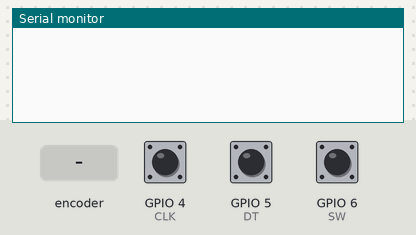
Recording of a sketch running on a simulated ESP32-S3. Shown: the last lines printed to the serial monitor. Inputs (shaded band) come from the test bench; at power-on: GPIO 6 (SW) HIGH, GPIO 4 (CLK) HIGH, GPIO 5 (DT) HIGH.

Above: at 1.7 s.
1.8 s: rotary encoder on GPIO 4 (CLK) / GPIO 5 (DT) turned 1 step (first pin leading)
At 2.7 s:
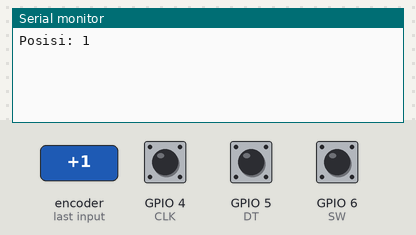
3.5 s: GPIO 6 (SW) pulled LOW for 0.15 s
At 4.0 s:
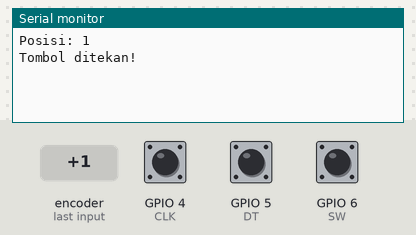
5.1 s: rotary encoder on GPIO 4 (CLK) / GPIO 5 (DT) turned 1 step (first pin leading)
At 6.4 s:
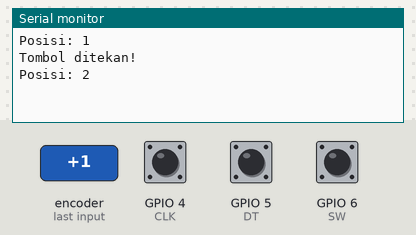

Measured:
- after the input at 1.8 s, the serial monitor: prints a new line at once (image 1)
- after the input at 3.5 s, the serial monitor: prints a new line at once (image 2)
- after the input at 5.1 s, the serial monitor: prints a new line at once (image 3)

The sketch:

sketch.ino
```cpp
#include <Arduino.h>

#define CLK 4
#define DT  5
#define SW  6

int counter = 0;
int lastStateCLK = 0;
unsigned long lastButtonPress = 0;

void EncoderTask(void *pvParameters) {
  pinMode(CLK, INPUT_PULLUP);
  pinMode(DT,  INPUT_PULLUP);
  pinMode(SW,  INPUT_PULLUP);

  lastStateCLK = digitalRead(CLK);

  for (;;) {
    int currentStateCLK = digitalRead(CLK);

    // hitung hanya saat terjadi falling edge: HIGH -> LOW
    if (lastStateCLK == HIGH && currentStateCLK == LOW) {
      if (digitalRead(DT) == HIGH) {
        counter++;          // searah jarum jam
      } else {
        counter--;          // berlawanan
      }
      Serial.print("Posisi: ");
      Serial.println(counter);
    }

    lastStateCLK = currentStateCLK;

    // tombol push (SW) dengan debounce sederhana
    if (digitalRead(SW) == LOW) {
      if (millis() - lastButtonPress > 200) {
        Serial.println("Tombol ditekan!");
        lastButtonPress = millis();
      }
    }

    vTaskDelay(1 / portTICK_PERIOD_MS);
  }
}

void setup() {
  Serial.begin(115200);
  vTaskDelay(500 / portTICK_PERIOD_MS);

  xTaskCreatePinnedToCore(
    EncoderTask,
    "TaskEncoder",
    4096,
    NULL,
    1,
    NULL,
    0
  );
}

void loop() {

}
```
